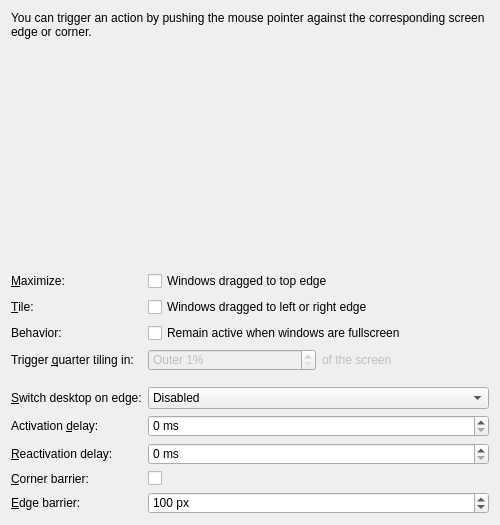
<?xml version="1.0" encoding="UTF-8"?>
<ui version="4.0">
 <class>NWinScreenEdgesConfigUI</class>
 <widget class="QWidget" name="NWinScreenEdgesConfigUI">
  <property name="geometry">
   <rect>
    <x>0</x>
    <y>0</y>
    <width>500</width>
    <height>525</height>
   </rect>
  </property>
  <property name="minimumSize">
   <size>
    <width>500</width>
    <height>525</height>
   </size>
  </property>
  <layout class="QVBoxLayout" name="verticalLayout">
   <item>
    <widget class="QLabel" name="infoLabel">
     <property name="text">
      <string>You can trigger an action by pushing the mouse pointer against the corresponding screen edge or corner.</string>
     </property>
     <property name="wordWrap">
      <bool>true</bool>
     </property>
    </widget>
   </item>
   <item>
    <spacer name="verticalSpacer_2">
     <property name="orientation">
      <enum>Qt::Vertical</enum>
     </property>
     <property name="sizeType">
      <enum>QSizePolicy::Minimum</enum>
     </property>
     <property name="sizeHint" stdset="0">
      <size>
       <width>20</width>
       <height>20</height>
      </size>
     </property>
    </spacer>
   </item>
   <item>
    <widget class="NWin::Monitor" name="monitor" native="true">
     <property name="minimumSize">
      <size>
       <width>200</width>
       <height>200</height>
      </size>
     </property>
     <property name="focusPolicy">
      <enum>Qt::StrongFocus</enum>
     </property>
    </widget>
   </item>
   <item>
    <layout class="QFormLayout" name="formLayout">
     <property name="formAlignment">
      <set>Qt::AlignHCenter|Qt::AlignTop</set>
     </property>
     <item row="0" column="0">
      <widget class="QLabel" name="quickMaximizeLabel">
       <property name="text">
        <string>&amp;Maximize:</string>
       </property>
       <property name="buddy">
        <cstring>kcfg_ElectricBorderMaximize</cstring>
       </property>
      </widget>
     </item>
     <item row="0" column="1">
      <widget class="QCheckBox" name="kcfg_ElectricBorderMaximize">
       <property name="text">
        <string>Windows dragged to top edge</string>
       </property>
      </widget>
     </item>
     <item row="1" column="0">
      <widget class="QLabel" name="quickTileLabel">
       <property name="text">
        <string>&amp;Tile:</string>
       </property>
       <property name="buddy">
        <cstring>kcfg_ElectricBorderTiling</cstring>
       </property>
      </widget>
     </item>
     <item row="1" column="1">
      <widget class="QCheckBox" name="kcfg_ElectricBorderTiling">
       <property name="text">
        <string>Windows dragged to left or right edge</string>
       </property>
      </widget>
     </item>
     <item row="2" column="0">
      <widget class="QLabel" name="label">
       <property name="text">
        <string>Behavior:</string>
       </property>
      </widget>
     </item>
     <item row="2" column="1">
      <widget class="QCheckBox" name="remainActiveOnFullscreen">
       <property name="text">
        <string>Remain active when windows are fullscreen</string>
       </property>
      </widget>
     </item>
     <item row="3" column="0">
      <widget class="QLabel" name="electricBorderCornerRatioLabel">
       <property name="text">
        <string>Trigger &amp;quarter tiling in:</string>
       </property>
       <property name="buddy">
        <cstring>electricBorderCornerRatioSpin</cstring>
       </property>
      </widget>
     </item>
     <item row="3" column="1">
      <layout class="QHBoxLayout" name="horizontalLayout">
       <item>
        <widget class="QSpinBox" name="electricBorderCornerRatioSpin">
         <property name="enabled">
          <bool>false</bool>
         </property>
         <property name="suffix">
          <string>%</string>
         </property>
         <property name="prefix">
          <string>Outer </string>
         </property>
         <property name="minimum">
          <number>1</number>
         </property>
         <property name="maximum">
          <number>49</number>
         </property>
        </widget>
       </item>
       <item>
        <widget class="QLabel" name="label_1">
         <property name="enabled">
          <bool>false</bool>
         </property>
         <property name="text">
          <string>of the screen</string>
         </property>
        </widget>
       </item>
      </layout>
     </item>
     <item row="4" column="1">
      <spacer name="verticalSpacer_1">
       <property name="orientation">
        <enum>Qt::Vertical</enum>
       </property>
       <property name="sizeType">
        <enum>QSizePolicy::Fixed</enum>
       </property>
       <property name="sizeHint" stdset="0">
        <size>
         <width>20</width>
         <height>4</height>
        </size>
       </property>
      </spacer>
     </item>
     <item row="5" column="0">
      <widget class="QLabel" name="desktopSwitchLabel">
       <property name="toolTip">
        <string>Change desktop when the mouse pointer is pushed against the edge of the screen</string>
       </property>
       <property name="text">
        <string>&amp;Switch desktop on edge:</string>
       </property>
       <property name="buddy">
        <cstring>kcfg_ElectricBorders</cstring>
       </property>
      </widget>
     </item>
     <item row="5" column="1">
      <widget class="QComboBox" name="kcfg_ElectricBorders">
       <item>
        <property name="text">
         <string comment="Switch desktop on edge">Disabled</string>
        </property>
       </item>
       <item>
        <property name="text">
         <string>Only when moving windows</string>
        </property>
       </item>
       <item>
        <property name="text">
         <string>Always enabled</string>
        </property>
       </item>
      </widget>
     </item>
     <item row="6" column="0">
      <widget class="QLabel" name="activationDelayLabel">
       <property name="toolTip">
        <string>Amount of time required for the mouse pointer to be pushed against the edge of the screen before the action is triggered</string>
       </property>
       <property name="text">
        <string>Activation &amp;delay:</string>
       </property>
       <property name="buddy">
        <cstring>kcfg_ElectricBorderDelay</cstring>
       </property>
      </widget>
     </item>
     <item row="6" column="1">
      <widget class="QSpinBox" name="kcfg_ElectricBorderDelay">
       <property name="suffix">
        <string> ms</string>
       </property>
       <property name="maximum">
        <number>1000</number>
       </property>
       <property name="singleStep">
        <number>50</number>
       </property>
       <property name="value">
        <number>0</number>
       </property>
      </widget>
     </item>
     <item row="7" column="0">
      <widget class="QLabel" name="triggerCooldownLabel">
       <property name="enabled">
        <bool>true</bool>
       </property>
       <property name="toolTip">
        <string>Amount of time required after triggering an action until the next trigger can occur</string>
       </property>
       <property name="text">
        <string>&amp;Reactivation delay:</string>
       </property>
       <property name="buddy">
        <cstring>kcfg_ElectricBorderCooldown</cstring>
       </property>
      </widget>
     </item>
     <item row="7" column="1">
      <widget class="QSpinBox" name="kcfg_ElectricBorderCooldown">
       <property name="enabled">
        <bool>true</bool>
       </property>
       <property name="suffix">
        <string> ms</string>
       </property>
       <property name="maximum">
        <number>1000</number>
       </property>
       <property name="singleStep">
        <number>50</number>
       </property>
       <property name="value">
        <number>0</number>
       </property>
      </widget>
     </item>
     <item row="8" column="0">
      <widget class="QLabel" name="CornerBarrierLabel">
       <property name="text">
        <string>&amp;Corner barrier:</string>
       </property>
       <property name="buddy">
        <cstring>kcfg_CornerBarrier</cstring>
       </property>
      </widget>
     </item>
     <item row="8" column="1">
      <widget class="QCheckBox" name="kcfg_CornerBarrier">
       <property name="whatsThis">
        <string>Here you can enable or disable the virtual corner barrier between screens. The barrier prevents the pointer from moving to another screen when it is already touching a screen corner. This makes it easier to trigger user interface elements like maximized windows' close buttons when using multiple screens.</string>
       </property>
       <property name="toolTip">
        <string comment="@info:tooltip">Prevents the pointer from crossing at screen corners.</string>
       </property>
      </widget>
     </item>
     <item row="9" column="0">
      <widget class="QLabel" name="EdgeBarrierLabel">
       <property name="text">
        <string>&amp;Edge barrier:</string>
       </property>
       <property name="buddy">
        <cstring>kcfg_EdgeBarrier</cstring>
       </property>
      </widget>
     </item>
     <item row="9" column="1">
      <widget class="QSpinBox" name="kcfg_EdgeBarrier">
       <property name="whatsThis">
        <string>Here you can set size of the edge barrier between different screens. The barrier adds additional distance you have to move your pointer before it crosses the edge onto the other screen. This makes it easier to access user interface elements like Plasma Panels that are located on an edge between screens.</string>
       </property>
       <property name="toolTip">
        <string comment="@info:tooltip">Additional distance the pointer needs to travel to cross screen edges.</string>
       </property>
       <property name="specialValueText">
        <string>None</string>
       </property>
       <property name="suffix">
        <string> px</string>
       </property>
       <property name="minimum">
        <number>0</number>
       </property>
       <property name="maximum">
        <number>1000</number>
       </property>
       <property name="value">
        <number>100</number>
       </property>
      </widget>
     </item>
    </layout>
   </item>
   <item>
    <spacer name="verticalSpacer_3">
     <property name="orientation">
      <enum>Qt::Vertical</enum>
     </property>
     <property name="sizeType">
      <enum>QSizePolicy::Expanding</enum>
     </property>
     <property name="sizeHint" stdset="0">
      <size>
       <width>0</width>
       <height>0</height>
      </size>
     </property>
    </spacer>
   </item>
  </layout>
 </widget>
 <customwidgets>
  <customwidget>
   <class>NWin::Monitor</class>
   <extends>QWidget</extends>
   <header>monitor.h</header>
   <container>1</container>
  </customwidget>
 </customwidgets>
 <resources/>
 <connections>
  <connection>
   <sender>kcfg_ElectricBorderTiling</sender>
   <signal>toggled(bool)</signal>
   <receiver>label_1</receiver>
   <slot>setEnabled(bool)</slot>
   <hints>
    <hint type="sourcelabel">
     <x>20</x>
     <y>20</y>
    </hint>
    <hint type="destinationlabel">
     <x>20</x>
     <y>20</y>
    </hint>
   </hints>
  </connection>
  <connection>
   <sender>kcfg_ElectricBorderTiling</sender>
   <signal>toggled(bool)</signal>
   <receiver>electricBorderCornerRatioSpin</receiver>
   <slot>setEnabled(bool)</slot>
   <hints>
    <hint type="sourcelabel">
     <x>20</x>
     <y>20</y>
    </hint>
    <hint type="destinationlabel">
     <x>20</x>
     <y>20</y>
    </hint>
   </hints>
  </connection>
  <connection>
   <sender>kcfg_ElectricBorderTiling</sender>
   <signal>toggled(bool)</signal>
   <receiver>electricBorderCornerRatioLabel</receiver>
   <slot>setEnabled(bool)</slot>
   <hints>
    <hint type="sourcelabel">
     <x>20</x>
     <y>20</y>
    </hint>
    <hint type="destinationlabel">
     <x>20</x>
     <y>20</y>
    </hint>
   </hints>
  </connection>
 </connections>
</ui>
